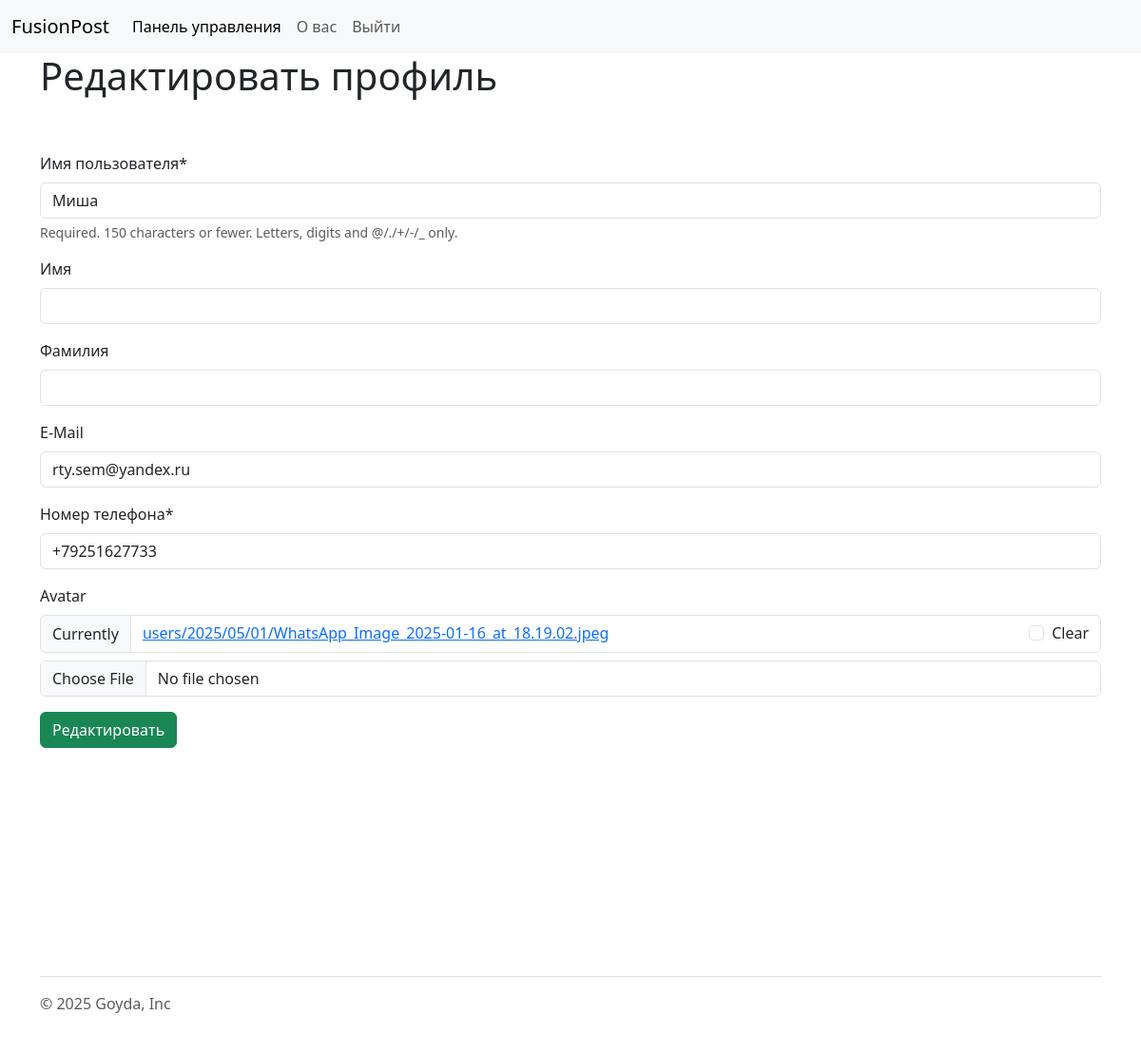
/blogs/edit_user/ (signed in), run on the app's committed database.
### blogs/models.py (models this page shows, shortened)
class CustomUser(AbstractUser):
    phone = models.CharField(max_length=20)
    avatar = models.ImageField(upload_to='users/%Y/%m/%d/', blank=True)

### blogs/views.py (the view)
# urls.py: path('edit_user/', views.edit_user, name='edit_user'),
@login_required
def edit_user(request):
    if request.method == "POST":
        userform = EditUserForm(request.POST, request.FILES, instance=request.user)
        if userform.is_valid():
            userform.save()
            return redirect('blogs:about_user')
    else:
        userform = EditUserForm(instance=request.user)
    return render(request, 'edit_user.html', {"userform": userform})

### blogs/forms.py
class EditUserForm(forms.ModelForm):
    class Meta:
        model = CustomUser
        fields = ['username', 'first_name', 'last_name', 'email', 'phone', 'avatar']
        labels = {
            "username": "Имя пользователя",
            "first_name": "Имя",
            "last_name": "Фамилия",
            "email": "E-Mail",
            "phone": "Номер телефона"
        }

### blogs/templates/edit_user.html (shortened to what this page needs)
{% extends "base.html" %}
{% load crispy_forms_tags %}
{% block body %}
    <h1>Редактировать профиль</h1>
    <br><br>
    <form method="post" enctype="multipart/form-data" action="{% url "blogs:edit_user" %}">
        {{ userform|crispy }}
        <input class="btn btn-success" type="submit" value="Редактировать">
    </form>
{% endblock %}

### data on the page
CustomUser: username "Миша", email "rty.sem@yandex.ru", phone "+79251627733"
